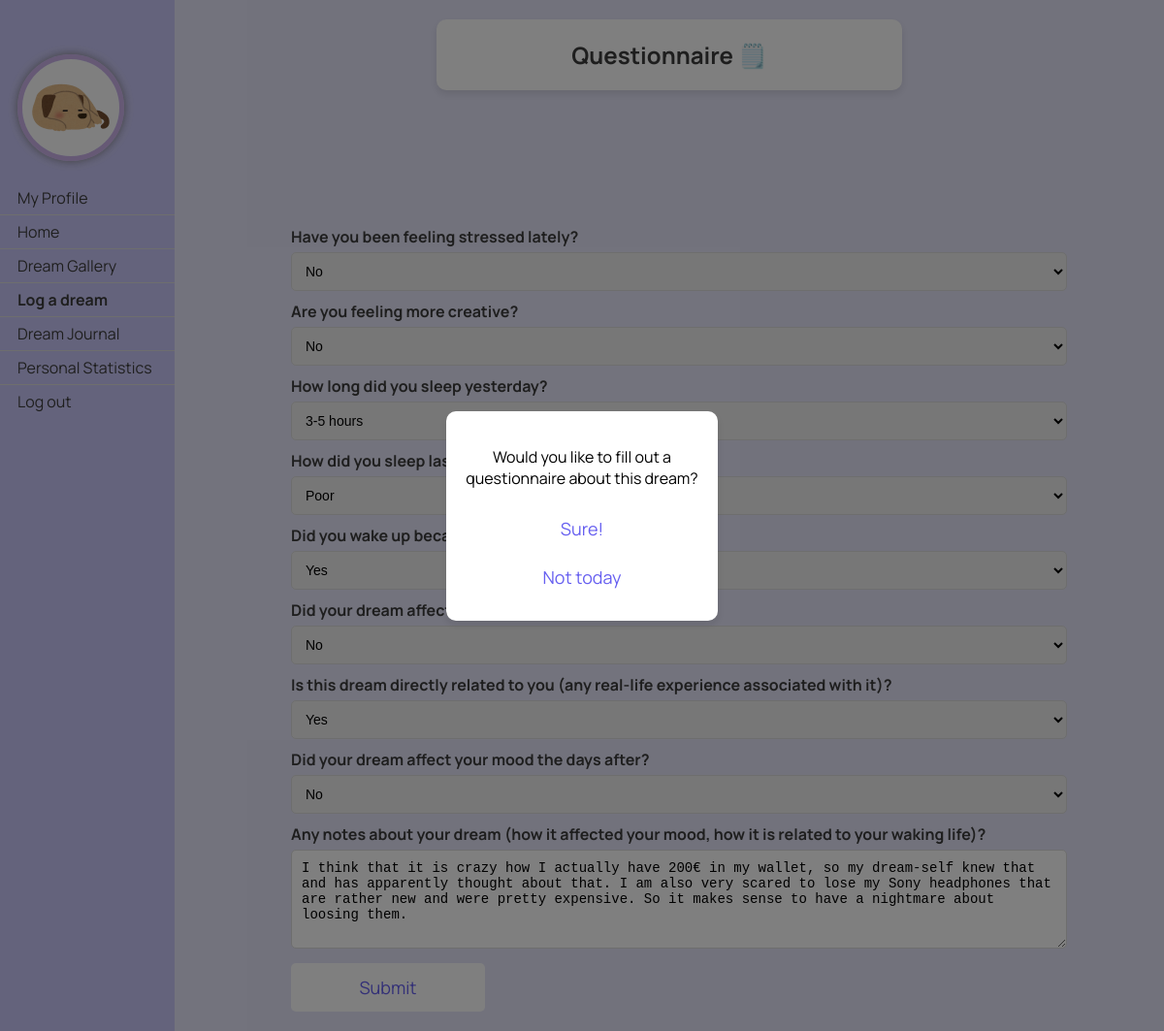
The app's page /dreams/questionnaire_log/292/ (signed in) with its own data.
### dreams/models.py (models this page shows, shortened)
class Profile(models.Model):
    user = models.OneToOneField(User, on_delete=models.CASCADE)
    avatar = models.CharField(max_length=100, choices=[
        ('1.jpg', 'Picture 1'),
        ('3.jpg', 'Picture 3'),
        ('4.jpg', 'Picture 4'),
        ('5.jpg', 'Picture 5'),
        ('6.jpg', 'Picture 6'),
        ('7.jpg', 'Picture 7'),
        ('8.jpg', 'Picture 8'),
        ('9.jpg', 'Picture 9'),
        ('10.jpg', 'Picture 10'),
        ('11.jpg', 'Picture 11'),
        ('12.jpg', 'Picture 12'),
        ('13.jpg', 'Picture 13'),
    ],
                              default='1.jpg')
    bio = models.TextField()

class Questionnaire(models.Model):
    dream = models.OneToOneField(Dream, on_delete=models.CASCADE, related_name='questionnaire')
    quality_option = [
        ('0', 'Very poor'),
        ('1', 'Poor'),
        ('2', 'Neutral'),
        ('3', 'Good'),
        ('4', 'Very Good'),
    ]
    boolean_option = [
        ('0', 'No'),
        ('1', 'Yes'),
    ]
    duration_option = [
        ('0', 'Less than 3 hours'),
        ('1', '3-5 hours'),
        ('2', '6-8 hours'),
        ('3', 'More than 8 hours'),
    ]
    stress = models.CharField(max_length=1, choices=boolean_option, blank=True, null=True)
    creativity = models.CharField(max_length=1, choices=boolean_option, blank=True, null=True)
    sleep_duration = models.CharField(max_length=1, choices=duration_option, blank=True, null=True)
    sleep_quality = models.CharField(max_length=1, choices=quality_option, blank=True, null=True)
    awakening = models.CharField(max_length=1, choices=boolean_option, blank=True, null=True)
    morning_mood = models.CharField(max_length=1, choices=boolean_option, blank=True, null=True)
    dream_relation_oneself = models.CharField(max_length=1, choices=boolean_option, blank=True, null=True)
    dream_impact_mood = models.CharField(max_length=1, choices=boolean_option, blank=True, null=True)
    notes = models.TextField(blank=True, null=True)

### dreams/views.py (the view, shortened to what this page needs)
# urls.py: path('questionnaire_log/<int:dream_id>/', views.questionnaire_log, name='questionnaire_log'),
@login_required
def questionnaire_log(request, dream_id):
    dream = get_object_or_404(Dream, id=dream_id)
    if hasattr(dream, 'questionnaire'):
        questionnaire = dream.questionnaire
        form = QuestionnaireForm(instance=questionnaire)
    else:
        questionnaire = None
        form = QuestionnaireForm()
    return render(request, 'dreams/questionnaire_log.html', {'form': form, 'dream': dream})

### dreams/templates/dreams/questionnaire_log.html (shortened to what this page needs)
{% load static %}
<!DOCTYPE html>
<html lang="en">
<head>
    <link rel="stylesheet" type="text/css" href="{% static 'css/styles.css' %}">
</head>
<body>
<div class="sidenav">
    <a href="{% url 'dreams:profile' %}" class="profile-link">
        <img src="{% static 'pfps/'|add:user.profile.avatar %}"
             style="width: 100px; height: 100px; border-radius: 50%; border: 5px solid #cdb4eb; box-shadow: 0 0 10px #808080;">
        <br></br>
        <span>My Profile</span>
    </a>
    <a href="/">Home</a>
    <a href="{% url 'dreams:gallery' %}">Dream Gallery</a>
    <a href="{% url 'dreams:log_dream' %}"><b>Log a dream</b></a>
    <a href="{% url 'dreams:dream_journal' %}">Dream Journal</a>
    <a href="{% url 'dreams:personal_statistics' %}">Personal Statistics</a>
    <a href="{% url 'logout' %}">Log out</a>
</div>
<div class="header">
    <h2>Questionnaire 🗒️</h2>
</div>
<div class="container">
    <form class="form-container" method="post">
        {% for field in form %}
            <div class="form-group">
                {{ field.label_tag }}
                {{ field }}
            </div>
        {% endfor %}
        <button type="submit" class="butt btn-primary">Submit</button>
    </form>
</div>
<div id="tutorial" class="tutorial">
    <div class="step" data-step="0">
        <p>Would you like to fill out a questionnaire about this dream?</p>
        <button class="btn" class="btn">Sure!</button>
        <form action="{% url 'dreams:dream_journal' %}">
            <button type="submit" class="btn">Not today</button>
        </form>
    </div>
</div>
</body>
</html>

### static/css/styles.css (style rules this page uses)
body { font-family: 'Manrope', -apple-system, BlinkMacSystemFont, "Segoe UI", Roboto, Oxygen-Sans, Ubuntu, Cantarell, "Helvetica Neue", sans-serif; margin: 0; padding: 0; background-color: #E6E6FA; }
.button, button { font-family: 'Manrope', sans-serif; background-color: white; color: rgba(103, 96, 240); text-decoration: none; padding: 10px 20px; border: none; border-radius: 5px; font-size: 18px; cursor: pointer; width: 200px; height: 50px; display: inline-flex; align-items: center; justify-content: center; transition: background-color 0.3s, color 0.3s; }

### dreams/templates/dreams/questionnaire_log.html (style rules this page uses)
body, html { margin: 0; padding: 0; width: 100%; height: 100%; font-family: 'Manrope', -apple-system, BlinkMacSystemFont, "Segoe UI", Roboto, Oxygen-Sans, Ubuntu, Cantarell, "Helvetica Neue", sans-serif; display: flex; flex-direction: column; justify-content: space-between; align-items: center; }
.header { background: #FFFFFF; color: #3D3D3D; border-radius: 10px; box-shadow: 0 4px 8px rgba(0, 0, 0, 0.1); width: 40%; text-align: center; margin-top: 20px; margin-left: 180px; margin-bottom: 220px; z-index: 2; position: relative; }
.sidenav { height: 100%; width: 180px; position: fixed; z-index: 1; top: 0; left: 0; background-color: rgba(103, 96, 240, 0.224); overflow-x: hidden; padding-top: 50px; }
.sidenav a { padding: 6px 8px 6px 18px; text-decoration: none; font-size: 16px; color: #3D3D3D; display: block; border-bottom: 1px solid #ddd; }
.sidenav a:last-child { border-bottom: none; }
.container { display: flex; flex-direction: column; font-family: 'Manrope'; justify-content: center; align-items: center; width: calc(100% - 200px); height: calc(100vh - 150px); margin-left: 200px; z-index: 1; }
.tutorial { display: none; position: fixed; z-index: 2; top: 0; left: 0; width: 100%; height: 100%; background: rgba(0, 0, 0, 0.5); align-items: center; justify-content: center; }
.tutorial .step { background: white; padding: 20px; border-radius: 10px; box-shadow: 0 4px 8px rgba(0, 0, 0, 0.1); text-align: center; width: 20%; margin: auto; }
.form-container { max-width: 800px; width: 100%; padding: 20px; border-radius: 10px; }
.form-group { margin-bottom: 10px; }
.form-group label { display: block; font-weight: bold; margin-bottom: 5px; color: #3D3D3D; }
.form-group input, .form-group select, .form-group textarea { width: 100%; padding: 10px; border: 1px solid #ddd; border-radius: 5px; box-sizing: border-box; font-size: 14px; }
.form-group textarea { resize: vertical; min-height: 100px; background-color: #FFFFFF; }

### records on screen
Questionnaire: form "No" "No" "No" "Yes" "No" "I think that it is crazy how I actually have 200€ in my wallet, so my dream-self knew that and has apparently thought about that. I am also very scared to lose my Sony headphones that are rather new and were pretty expensive. So it makes sense to have a nightmare about loosing them."

### other values on screen
{{ field.label_tag }} "Have you been feeling stressed lately?" "Are you feeling more creative?" "How long did you sleep yesterday?" "How did you sleep last night?" "Did you wake up because of your dream?" "Did your dream affect…" "Is this dream directly related to you (any real-life experience associated with it)?" "Did your dream affect your mood the days after?" "Any notes about your dream (how it affected your mood, how it is related to your waking life)?"
